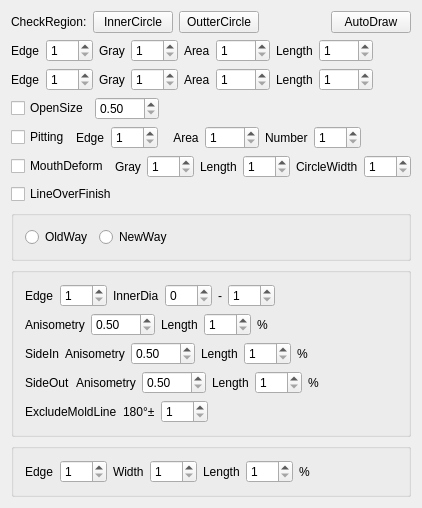
<?xml version="1.0" encoding="UTF-8"?>
<ui version="4.0">
 <class>CDlgFRLMidReg</class>
 <widget class="CItemDlg" name="CDlgFRLMidReg">
  <property name="geometry">
   <rect>
    <x>0</x>
    <y>0</y>
    <width>409</width>
    <height>465</height>
   </rect>
  </property>
  <property name="windowTitle">
   <string>Mouth Ring Middle Region Dialog</string>
  </property>
  <layout class="QVBoxLayout" name="verticalLayout">
   <item>
    <layout class="QHBoxLayout" name="horizontalLayout">
     <item>
      <widget class="QLabel" name="label_6">
       <property name="text">
        <string>CheckRegion:</string>
       </property>
      </widget>
     </item>
     <item>
      <widget class="QPushButton" name="btnInCircle">
       <property name="text">
        <string>InnerCircle</string>
       </property>
      </widget>
     </item>
     <item>
      <widget class="QPushButton" name="btnOutCircle">
       <property name="text">
        <string>OutterCircle</string>
       </property>
      </widget>
     </item>
     <item>
      <spacer name="horizontalSpacer">
       <property name="orientation">
        <enum>Qt::Horizontal</enum>
       </property>
       <property name="sizeHint" stdset="0">
        <size>
         <width>40</width>
         <height>20</height>
        </size>
       </property>
      </spacer>
     </item>
     <item>
      <widget class="QPushButton" name="btnAutoDraw">
       <property name="text">
        <string>AutoDraw</string>
       </property>
      </widget>
     </item>
    </layout>
   </item>
   <item>
    <layout class="QHBoxLayout" name="horizontalLayout_2">
     <item>
      <widget class="QLabel" name="label_10">
       <property name="text">
        <string>Edge</string>
       </property>
      </widget>
     </item>
     <item>
      <widget class="QSpinBox" name="spinEdge">
       <property name="contextMenuPolicy">
        <enum>Qt::NoContextMenu</enum>
       </property>
       <property name="minimum">
        <number>1</number>
       </property>
       <property name="maximum">
        <number>255</number>
       </property>
      </widget>
     </item>
     <item>
      <widget class="QLabel" name="label_7">
       <property name="text">
        <string>Gray</string>
       </property>
      </widget>
     </item>
     <item>
      <widget class="QSpinBox" name="spinGray">
       <property name="contextMenuPolicy">
        <enum>Qt::NoContextMenu</enum>
       </property>
       <property name="minimum">
        <number>1</number>
       </property>
       <property name="maximum">
        <number>255</number>
       </property>
      </widget>
     </item>
     <item>
      <widget class="QLabel" name="label_8">
       <property name="text">
        <string>Area</string>
       </property>
      </widget>
     </item>
     <item>
      <widget class="QSpinBox" name="spinArea">
       <property name="contextMenuPolicy">
        <enum>Qt::NoContextMenu</enum>
       </property>
       <property name="minimum">
        <number>1</number>
       </property>
       <property name="maximum">
        <number>9999</number>
       </property>
      </widget>
     </item>
     <item>
      <widget class="QLabel" name="label_11">
       <property name="text">
        <string>Length</string>
       </property>
      </widget>
     </item>
     <item>
      <widget class="QSpinBox" name="spinLength">
       <property name="contextMenuPolicy">
        <enum>Qt::NoContextMenu</enum>
       </property>
       <property name="minimum">
        <number>1</number>
       </property>
       <property name="maximum">
        <number>9999</number>
       </property>
      </widget>
     </item>
     <item>
      <spacer name="horizontalSpacer_8">
       <property name="orientation">
        <enum>Qt::Horizontal</enum>
       </property>
       <property name="sizeHint" stdset="0">
        <size>
         <width>40</width>
         <height>20</height>
        </size>
       </property>
      </spacer>
     </item>
    </layout>
   </item>
   <item>
    <layout class="QHBoxLayout" name="horizontalLayout_8">
     <item>
      <widget class="QLabel" name="label_23">
       <property name="text">
        <string>Edge</string>
       </property>
      </widget>
     </item>
     <item>
      <widget class="QSpinBox" name="spinEdge_2">
       <property name="contextMenuPolicy">
        <enum>Qt::NoContextMenu</enum>
       </property>
       <property name="minimum">
        <number>1</number>
       </property>
       <property name="maximum">
        <number>255</number>
       </property>
      </widget>
     </item>
     <item>
      <widget class="QLabel" name="label_24">
       <property name="text">
        <string>Gray</string>
       </property>
      </widget>
     </item>
     <item>
      <widget class="QSpinBox" name="spinGray_2">
       <property name="contextMenuPolicy">
        <enum>Qt::NoContextMenu</enum>
       </property>
       <property name="minimum">
        <number>1</number>
       </property>
       <property name="maximum">
        <number>255</number>
       </property>
      </widget>
     </item>
     <item>
      <widget class="QLabel" name="label_25">
       <property name="text">
        <string>Area</string>
       </property>
      </widget>
     </item>
     <item>
      <widget class="QSpinBox" name="spinArea_2">
       <property name="contextMenuPolicy">
        <enum>Qt::NoContextMenu</enum>
       </property>
       <property name="minimum">
        <number>1</number>
       </property>
       <property name="maximum">
        <number>9999</number>
       </property>
      </widget>
     </item>
     <item>
      <widget class="QLabel" name="label_26">
       <property name="text">
        <string>Length</string>
       </property>
      </widget>
     </item>
     <item>
      <widget class="QSpinBox" name="spinLength_2">
       <property name="contextMenuPolicy">
        <enum>Qt::NoContextMenu</enum>
       </property>
       <property name="minimum">
        <number>1</number>
       </property>
       <property name="maximum">
        <number>9999</number>
       </property>
      </widget>
     </item>
     <item>
      <spacer name="horizontalSpacer_11">
       <property name="orientation">
        <enum>Qt::Horizontal</enum>
       </property>
       <property name="sizeHint" stdset="0">
        <size>
         <width>40</width>
         <height>20</height>
        </size>
       </property>
      </spacer>
     </item>
    </layout>
   </item>
   <item>
    <layout class="QHBoxLayout" name="horizontalLayout_3">
     <item>
      <widget class="QCheckBox" name="checkOpen">
       <property name="text">
        <string>OpenSize</string>
       </property>
      </widget>
     </item>
     <item>
      <widget class="QDoubleSpinBox" name="spinOpenSize">
       <property name="contextMenuPolicy">
        <enum>Qt::NoContextMenu</enum>
       </property>
       <property name="minimum">
        <double>0.500000000000000</double>
       </property>
       <property name="maximum">
        <double>100.000000000000000</double>
       </property>
       <property name="singleStep">
        <double>0.500000000000000</double>
       </property>
      </widget>
     </item>
     <item>
      <spacer name="horizontalSpacer_2">
       <property name="orientation">
        <enum>Qt::Horizontal</enum>
       </property>
       <property name="sizeHint" stdset="0">
        <size>
         <width>40</width>
         <height>20</height>
        </size>
       </property>
      </spacer>
     </item>
    </layout>
   </item>
   <item>
    <layout class="QHBoxLayout" name="horizontalLayout_4">
     <item>
      <widget class="QCheckBox" name="checkPitting">
       <property name="text">
        <string>Pitting</string>
       </property>
      </widget>
     </item>
     <item>
      <widget class="QLabel" name="label_27">
       <property name="text">
        <string>Edge</string>
       </property>
      </widget>
     </item>
     <item>
      <widget class="QSpinBox" name="spinPitEdge">
       <property name="contextMenuPolicy">
        <enum>Qt::NoContextMenu</enum>
       </property>
       <property name="minimum">
        <number>1</number>
       </property>
       <property name="maximum">
        <number>255</number>
       </property>
      </widget>
     </item>
     <item>
      <widget class="QLabel" name="label_9">
       <property name="text">
        <string>   Area</string>
       </property>
      </widget>
     </item>
     <item>
      <widget class="QSpinBox" name="spinPitArea">
       <property name="contextMenuPolicy">
        <enum>Qt::NoContextMenu</enum>
       </property>
       <property name="minimum">
        <number>1</number>
       </property>
       <property name="maximum">
        <number>9999</number>
       </property>
      </widget>
     </item>
     <item>
      <widget class="QLabel" name="label_12">
       <property name="text">
        <string>Number</string>
       </property>
      </widget>
     </item>
     <item>
      <widget class="QSpinBox" name="spinPitNum">
       <property name="contextMenuPolicy">
        <enum>Qt::NoContextMenu</enum>
       </property>
       <property name="minimum">
        <number>1</number>
       </property>
       <property name="maximum">
        <number>999</number>
       </property>
      </widget>
     </item>
     <item>
      <spacer name="horizontalSpacer_3">
       <property name="orientation">
        <enum>Qt::Horizontal</enum>
       </property>
       <property name="sizeHint" stdset="0">
        <size>
         <width>40</width>
         <height>20</height>
        </size>
       </property>
      </spacer>
     </item>
    </layout>
   </item>
   <item>
    <layout class="QHBoxLayout" name="horizontalLayout_9">
     <item>
      <widget class="QCheckBox" name="checkDeform">
       <property name="text">
        <string>MouthDeform</string>
       </property>
      </widget>
     </item>
     <item>
      <widget class="QLabel" name="label_16">
       <property name="text">
        <string>Gray</string>
       </property>
      </widget>
     </item>
     <item>
      <widget class="QSpinBox" name="spinDeformGary">
       <property name="contextMenuPolicy">
        <enum>Qt::NoContextMenu</enum>
       </property>
       <property name="minimum">
        <number>1</number>
       </property>
       <property name="maximum">
        <number>255</number>
       </property>
       <property name="value">
        <number>1</number>
       </property>
      </widget>
     </item>
     <item>
      <widget class="QLabel" name="label_21">
       <property name="text">
        <string>Length</string>
       </property>
      </widget>
     </item>
     <item>
      <widget class="QSpinBox" name="spinDeformHei">
       <property name="contextMenuPolicy">
        <enum>Qt::NoContextMenu</enum>
       </property>
       <property name="minimum">
        <number>1</number>
       </property>
       <property name="maximum">
        <number>100</number>
       </property>
       <property name="value">
        <number>1</number>
       </property>
      </widget>
     </item>
     <item>
      <widget class="QLabel" name="label_22">
       <property name="text">
        <string>CircleWidth</string>
       </property>
      </widget>
     </item>
     <item>
      <widget class="QSpinBox" name="spinDeformCirWid">
       <property name="contextMenuPolicy">
        <enum>Qt::NoContextMenu</enum>
       </property>
       <property name="minimum">
        <number>1</number>
       </property>
       <property name="maximum">
        <number>100</number>
       </property>
       <property name="value">
        <number>1</number>
       </property>
      </widget>
     </item>
     <item>
      <spacer name="horizontalSpacer_10">
       <property name="orientation">
        <enum>Qt::Horizontal</enum>
       </property>
       <property name="sizeHint" stdset="0">
        <size>
         <width>40</width>
         <height>20</height>
        </size>
       </property>
      </spacer>
     </item>
    </layout>
   </item>
   <item>
    <layout class="QHBoxLayout" name="horizontalLayout_5">
     <item>
      <widget class="QCheckBox" name="checkLOF">
       <property name="text">
        <string>LineOverFinish</string>
       </property>
      </widget>
     </item>
     <item>
      <spacer name="horizontalSpacer_4">
       <property name="orientation">
        <enum>Qt::Horizontal</enum>
       </property>
       <property name="sizeHint" stdset="0">
        <size>
         <width>40</width>
         <height>20</height>
        </size>
       </property>
      </spacer>
     </item>
    </layout>
   </item>
   <item>
    <widget class="QGroupBox" name="groupBox_radioButton">
     <property name="title">
      <string/>
     </property>
     <layout class="QHBoxLayout" name="horizontalLayout_14">
      <item>
       <widget class="QRadioButton" name="radioButtonOldway">
        <property name="text">
         <string>OldWay</string>
        </property>
       </widget>
      </item>
      <item>
       <widget class="QRadioButton" name="radioButtonNeway">
        <property name="text">
         <string>NewWay</string>
        </property>
       </widget>
      </item>
      <item>
       <spacer name="horizontalSpacer_18">
        <property name="orientation">
         <enum>Qt::Horizontal</enum>
        </property>
        <property name="sizeHint" stdset="0">
         <size>
          <width>40</width>
          <height>20</height>
         </size>
        </property>
       </spacer>
      </item>
     </layout>
    </widget>
   </item>
   <item>
    <widget class="QGroupBox" name="groupBox_oldway">
     <property name="title">
      <string/>
     </property>
     <layout class="QVBoxLayout" name="verticalLayout_2">
      <item>
       <layout class="QHBoxLayout" name="horizontalLayout_12">
        <item>
         <widget class="QLabel" name="label_13">
          <property name="text">
           <string>Edge</string>
          </property>
         </widget>
        </item>
        <item>
         <widget class="QSpinBox" name="spinLOFEdge">
          <property name="contextMenuPolicy">
           <enum>Qt::NoContextMenu</enum>
          </property>
          <property name="minimum">
           <number>1</number>
          </property>
          <property name="maximum">
           <number>255</number>
          </property>
         </widget>
        </item>
        <item>
         <widget class="QLabel" name="label_28">
          <property name="text">
           <string>InnerDia</string>
          </property>
         </widget>
        </item>
        <item>
         <widget class="QSpinBox" name="spinLOFInDiaL">
          <property name="contextMenuPolicy">
           <enum>Qt::NoContextMenu</enum>
          </property>
          <property name="minimum">
           <number>0</number>
          </property>
          <property name="maximum">
           <number>255</number>
          </property>
         </widget>
        </item>
        <item>
         <widget class="QLabel" name="label_29">
          <property name="text">
           <string>-</string>
          </property>
         </widget>
        </item>
        <item>
         <widget class="QSpinBox" name="spinLOFInDiaH">
          <property name="contextMenuPolicy">
           <enum>Qt::NoContextMenu</enum>
          </property>
          <property name="minimum">
           <number>1</number>
          </property>
          <property name="maximum">
           <number>255</number>
          </property>
         </widget>
        </item>
        <item>
         <spacer name="horizontalSpacer_16">
          <property name="orientation">
           <enum>Qt::Horizontal</enum>
          </property>
          <property name="sizeHint" stdset="0">
           <size>
            <width>40</width>
            <height>20</height>
           </size>
          </property>
         </spacer>
        </item>
       </layout>
      </item>
      <item>
       <layout class="QHBoxLayout" name="horizontalLayout_6">
        <item>
         <widget class="QLabel" name="label_14">
          <property name="text">
           <string>Anisometry</string>
          </property>
         </widget>
        </item>
        <item>
         <widget class="QDoubleSpinBox" name="spinLOFRab">
          <property name="contextMenuPolicy">
           <enum>Qt::NoContextMenu</enum>
          </property>
          <property name="minimum">
           <double>0.500000000000000</double>
          </property>
          <property name="maximum">
           <double>999.000000000000000</double>
          </property>
          <property name="singleStep">
           <double>0.500000000000000</double>
          </property>
         </widget>
        </item>
        <item>
         <widget class="QLabel" name="label_15">
          <property name="text">
           <string>Length</string>
          </property>
         </widget>
        </item>
        <item>
         <widget class="QSpinBox" name="spinLOFLen">
          <property name="contextMenuPolicy">
           <enum>Qt::NoContextMenu</enum>
          </property>
          <property name="minimum">
           <number>1</number>
          </property>
          <property name="maximum">
           <number>100</number>
          </property>
         </widget>
        </item>
        <item>
         <widget class="QLabel" name="label_19">
          <property name="text">
           <string>%</string>
          </property>
         </widget>
        </item>
        <item>
         <spacer name="horizontalSpacer_6">
          <property name="orientation">
           <enum>Qt::Horizontal</enum>
          </property>
          <property name="sizeHint" stdset="0">
           <size>
            <width>40</width>
            <height>20</height>
           </size>
          </property>
         </spacer>
        </item>
       </layout>
      </item>
      <item>
       <layout class="QHBoxLayout" name="horizontalLayout_7">
        <item>
         <widget class="QLabel" name="labelLOFBorder">
          <property name="text">
           <string>SideIn</string>
          </property>
         </widget>
        </item>
        <item>
         <widget class="QLabel" name="label_18">
          <property name="text">
           <string>Anisometry</string>
          </property>
         </widget>
        </item>
        <item>
         <widget class="QDoubleSpinBox" name="spinLOFRab_In">
          <property name="contextMenuPolicy">
           <enum>Qt::NoContextMenu</enum>
          </property>
          <property name="minimum">
           <double>0.500000000000000</double>
          </property>
          <property name="maximum">
           <double>999.000000000000000</double>
          </property>
          <property name="singleStep">
           <double>0.500000000000000</double>
          </property>
         </widget>
        </item>
        <item>
         <widget class="QLabel" name="label_17">
          <property name="text">
           <string>Length</string>
          </property>
         </widget>
        </item>
        <item>
         <widget class="QSpinBox" name="spinLOFLen_In">
          <property name="contextMenuPolicy">
           <enum>Qt::NoContextMenu</enum>
          </property>
          <property name="minimum">
           <number>1</number>
          </property>
          <property name="maximum">
           <number>100</number>
          </property>
         </widget>
        </item>
        <item>
         <widget class="QLabel" name="label_20">
          <property name="text">
           <string>%</string>
          </property>
         </widget>
        </item>
        <item>
         <spacer name="horizontalSpacer_7">
          <property name="orientation">
           <enum>Qt::Horizontal</enum>
          </property>
          <property name="sizeHint" stdset="0">
           <size>
            <width>40</width>
            <height>20</height>
           </size>
          </property>
         </spacer>
        </item>
       </layout>
      </item>
      <item>
       <layout class="QHBoxLayout" name="horizontalLayout_11">
        <item>
         <widget class="QLabel" name="labelLOFBorder_2">
          <property name="text">
           <string>SideOut</string>
          </property>
         </widget>
        </item>
        <item>
         <widget class="QLabel" name="label_32">
          <property name="text">
           <string>Anisometry</string>
          </property>
         </widget>
        </item>
        <item>
         <widget class="QDoubleSpinBox" name="spinLOFRab_Out">
          <property name="contextMenuPolicy">
           <enum>Qt::NoContextMenu</enum>
          </property>
          <property name="minimum">
           <double>0.500000000000000</double>
          </property>
          <property name="maximum">
           <double>999.000000000000000</double>
          </property>
          <property name="singleStep">
           <double>0.500000000000000</double>
          </property>
         </widget>
        </item>
        <item>
         <widget class="QLabel" name="label_33">
          <property name="text">
           <string>Length</string>
          </property>
         </widget>
        </item>
        <item>
         <widget class="QSpinBox" name="spinLOFLen_Out">
          <property name="contextMenuPolicy">
           <enum>Qt::NoContextMenu</enum>
          </property>
          <property name="minimum">
           <number>1</number>
          </property>
          <property name="maximum">
           <number>100</number>
          </property>
         </widget>
        </item>
        <item>
         <widget class="QLabel" name="label_34">
          <property name="text">
           <string>%</string>
          </property>
         </widget>
        </item>
        <item>
         <spacer name="horizontalSpacer_15">
          <property name="orientation">
           <enum>Qt::Horizontal</enum>
          </property>
          <property name="sizeHint" stdset="0">
           <size>
            <width>40</width>
            <height>20</height>
           </size>
          </property>
         </spacer>
        </item>
       </layout>
      </item>
      <item>
       <layout class="QHBoxLayout" name="horizontalLayout_10">
        <item>
         <widget class="QLabel" name="label_30">
          <property name="text">
           <string>ExcludeMoldLine</string>
          </property>
         </widget>
        </item>
        <item>
         <widget class="QLabel" name="label_31">
          <property name="text">
           <string>180°±</string>
          </property>
         </widget>
        </item>
        <item>
         <widget class="QSpinBox" name="spinLOFAngleOffset">
          <property name="contextMenuPolicy">
           <enum>Qt::NoContextMenu</enum>
          </property>
          <property name="minimum">
           <number>1</number>
          </property>
          <property name="maximum">
           <number>180</number>
          </property>
         </widget>
        </item>
        <item>
         <spacer name="horizontalSpacer_12">
          <property name="orientation">
           <enum>Qt::Horizontal</enum>
          </property>
          <property name="sizeHint" stdset="0">
           <size>
            <width>40</width>
            <height>20</height>
           </size>
          </property>
         </spacer>
        </item>
       </layout>
      </item>
     </layout>
    </widget>
   </item>
   <item>
    <widget class="QGroupBox" name="groupBox_neway">
     <property name="title">
      <string/>
     </property>
     <layout class="QVBoxLayout" name="verticalLayout_3">
      <item>
       <layout class="QHBoxLayout" name="horizontalLayout_13">
        <item>
         <widget class="QLabel" name="label_35">
          <property name="text">
           <string>Edge</string>
          </property>
         </widget>
        </item>
        <item>
         <widget class="QSpinBox" name="spinLOFEdge_new">
          <property name="contextMenuPolicy">
           <enum>Qt::NoContextMenu</enum>
          </property>
          <property name="minimum">
           <number>1</number>
          </property>
          <property name="maximum">
           <number>255</number>
          </property>
         </widget>
        </item>
        <item>
         <widget class="QLabel" name="label_36">
          <property name="text">
           <string>Width</string>
          </property>
         </widget>
        </item>
        <item>
         <widget class="QSpinBox" name="spinLOFWidth_new">
          <property name="contextMenuPolicy">
           <enum>Qt::NoContextMenu</enum>
          </property>
          <property name="minimum">
           <number>1</number>
          </property>
          <property name="maximum">
           <number>255</number>
          </property>
         </widget>
        </item>
        <item>
         <widget class="QLabel" name="label_38">
          <property name="text">
           <string>Length</string>
          </property>
         </widget>
        </item>
        <item>
         <widget class="QSpinBox" name="spinLOFLen_new">
          <property name="contextMenuPolicy">
           <enum>Qt::NoContextMenu</enum>
          </property>
          <property name="minimum">
           <number>1</number>
          </property>
          <property name="maximum">
           <number>100</number>
          </property>
         </widget>
        </item>
        <item>
         <widget class="QLabel" name="label_37">
          <property name="text">
           <string>%</string>
          </property>
         </widget>
        </item>
        <item>
         <spacer name="horizontalSpacer_17">
          <property name="orientation">
           <enum>Qt::Horizontal</enum>
          </property>
          <property name="sizeHint" stdset="0">
           <size>
            <width>37</width>
            <height>17</height>
           </size>
          </property>
         </spacer>
        </item>
       </layout>
      </item>
     </layout>
    </widget>
   </item>
  </layout>
 </widget>
 <layoutdefault spacing="6" margin="11"/>
 <customwidgets>
  <customwidget>
   <class>CItemDlg</class>
   <extends>QWidget</extends>
   <header>citemdlg.h</header>
   <container>1</container>
  </customwidget>
 </customwidgets>
 <tabstops>
  <tabstop>btnInCircle</tabstop>
  <tabstop>btnOutCircle</tabstop>
  <tabstop>spinEdge</tabstop>
  <tabstop>spinGray</tabstop>
  <tabstop>spinArea</tabstop>
  <tabstop>spinLength</tabstop>
  <tabstop>checkOpen</tabstop>
  <tabstop>spinOpenSize</tabstop>
  <tabstop>checkPitting</tabstop>
  <tabstop>spinPitArea</tabstop>
  <tabstop>spinPitNum</tabstop>
  <tabstop>checkLOF</tabstop>
  <tabstop>spinLOFRab</tabstop>
  <tabstop>spinLOFLen</tabstop>
  <tabstop>spinLOFRab_In</tabstop>
  <tabstop>spinLOFLen_In</tabstop>
 </tabstops>
 <resources/>
 <connections/>
 <slots>
  <slot>reject()</slot>
  <slot>accept()</slot>
 </slots>
</ui>
